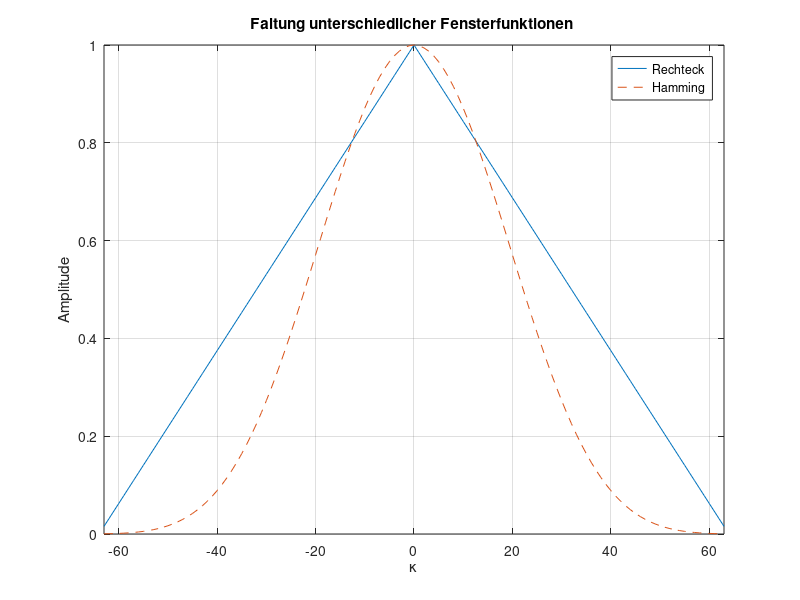

Reproduce this figure in MATLAB.
x=ones(1,64);
y=hamming(64);
rxx=xcorr(x,'coeff');
ryy=xcorr(y,'coeff');
k=[-(length(rxx)-1)/2:(length(rxx)-1)/2];

figure
plot(k,rxx,'-'); hold on; plot(k,ryy,'--');
legend('Rechteck','Hamming');
title('Faltung unterschiedlicher Fensterfunktionen ');
xlabel('\kappa'); ylabel('Amplitude');
axis([-63 63 0 1]); grid;
% #####  EOF  #####
